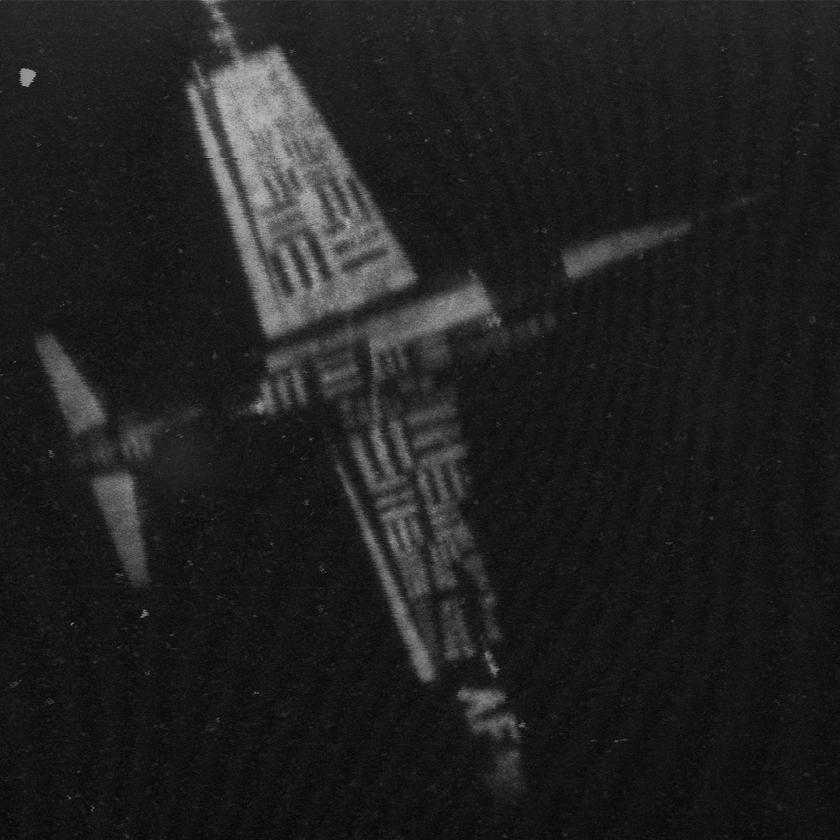
#> input picture lab_assignment/Dataset/7.2.01.tiff, 840 x 840 px, shrunk from 1024 x 1024 before the run
$ python 3.LaplacianWithoutExtraProcessing.py
#> lines starting #> are read from the running program, lines starting #| are printed output that depends on the picture
import numpy as np
import skimage.io as io
import scipy.ndimage as ndi

img01= io.imread('..//Dataset//7.2.01.tiff')
#> img01 is the input picture: shape (840, 840); min 5, max 190, mean 32.5
io.imshow(img01)
io.show()

f=np.array([[1,4,1],[4,-20,4],[1,4,1]])

img02= ndi.convolve(img01, f, mode='constant')
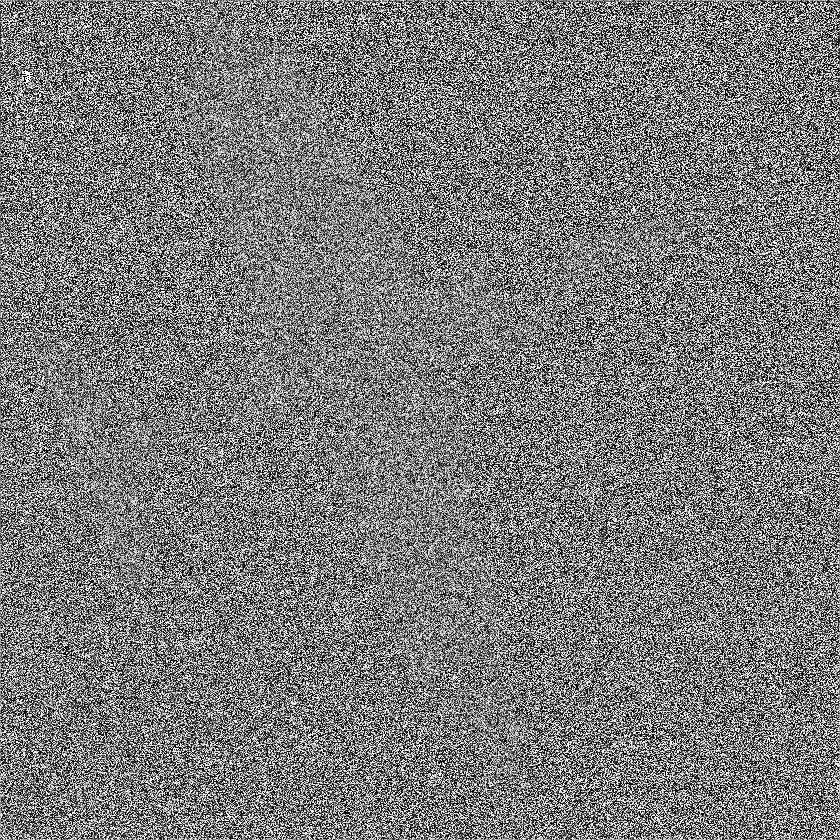
#> img02: shape (840, 840); min 0, max 255, mean 122.4

io.imshow(img02)
io.show()
